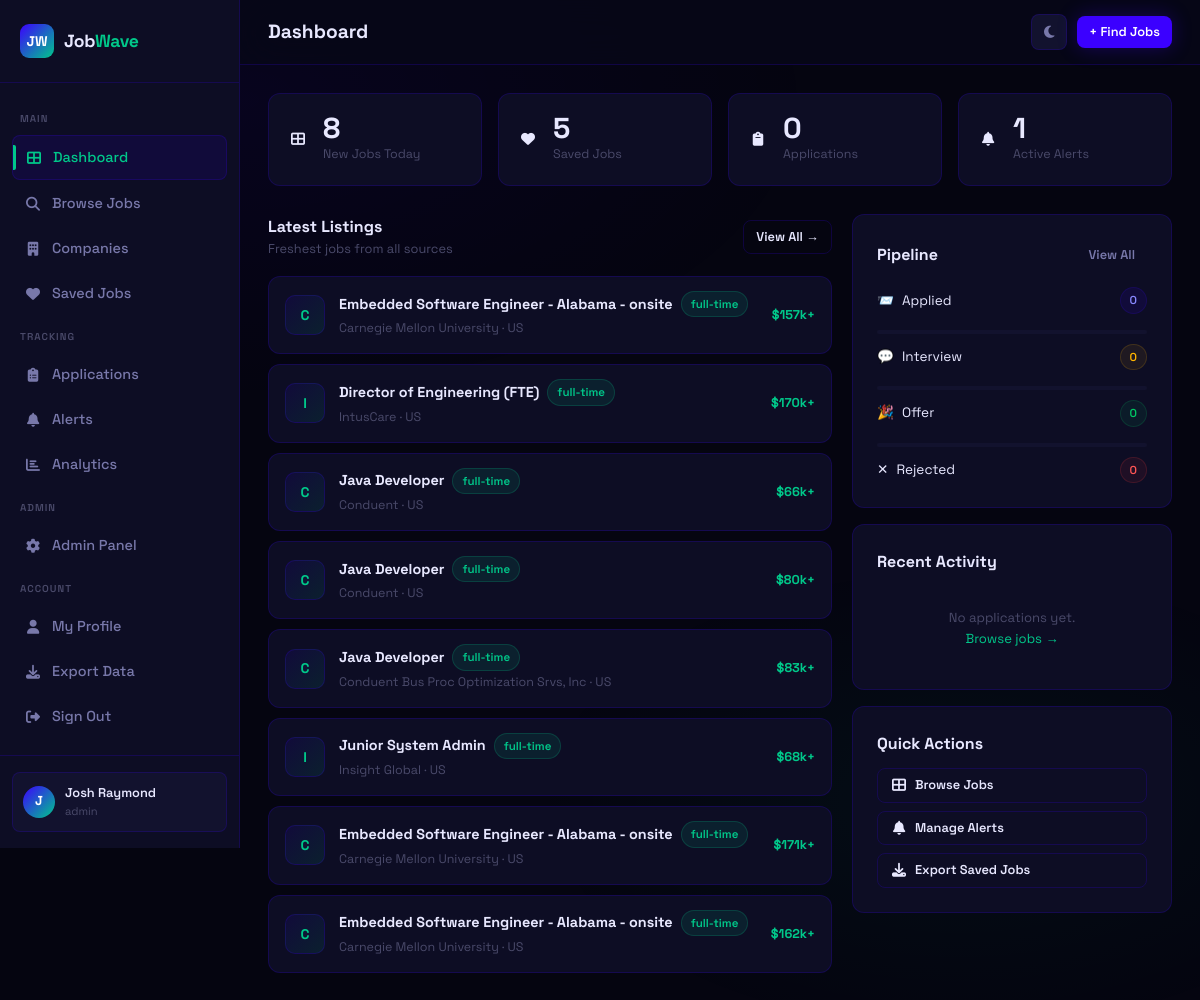
Page /dashboard (signed in) on the earlier database version.
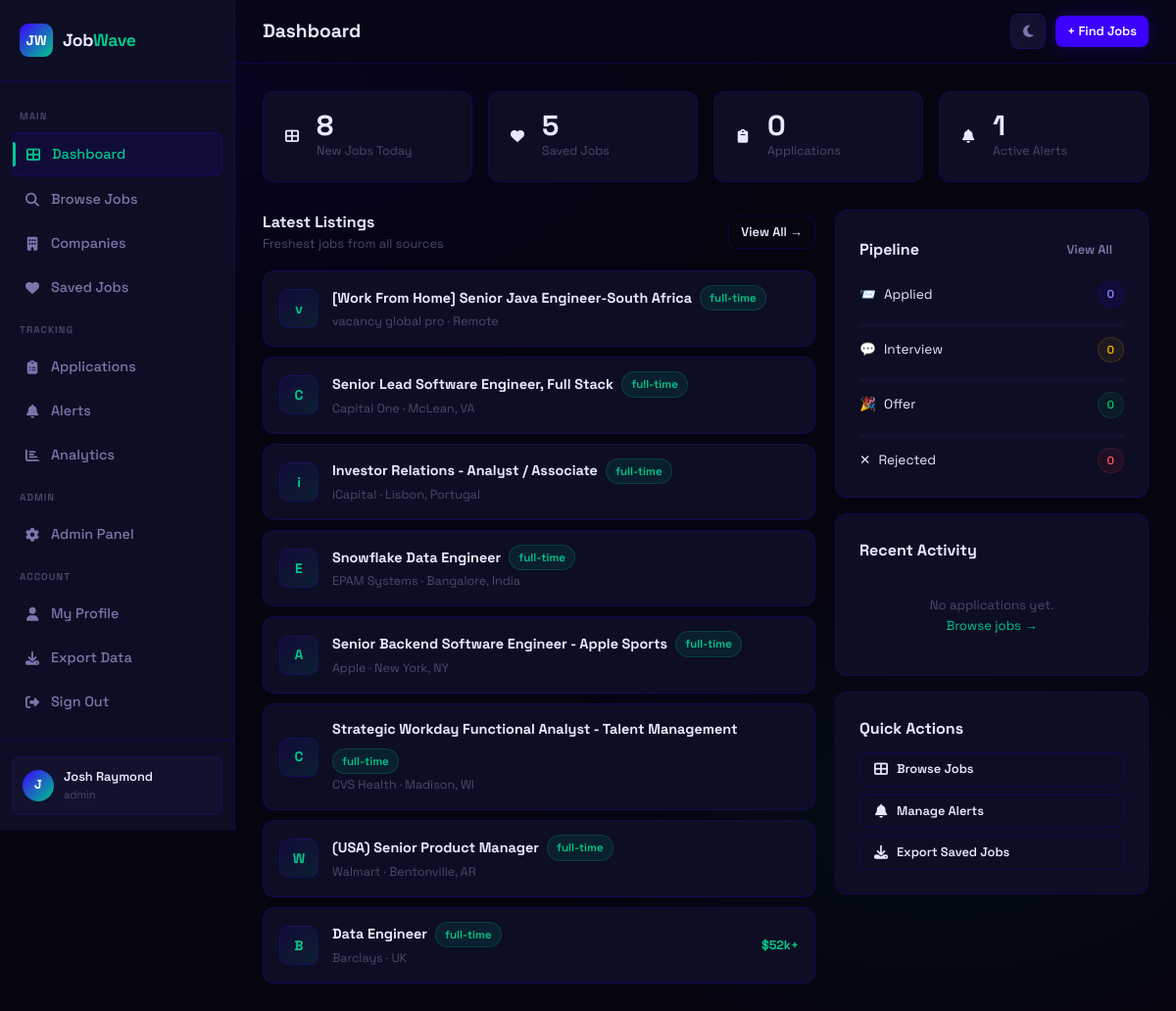
Same page on the later database version.
### app.py (models this page shows)
class Job(db.Model):
    id = db.Column(db.Integer, primary_key=True)
    title = db.Column(db.String(200), nullable=False)
    company = db.Column(db.String(200), nullable=False)
    location = db.Column(db.String(200))
    job_type = db.Column(db.String(50))          # full-time | part-time | remote | contract
    experience = db.Column(db.String(50))         # entry | mid | senior
    salary_min = db.Column(db.Integer)
    salary_max = db.Column(db.Integer)
    description = db.Column(db.Text)
    requirements = db.Column(db.Text)
    source = db.Column(db.String(100))
    source_url = db.Column(db.String(500))
    source_id = db.Column(db.String(200), unique=True)  # duplicate detection
    tags = db.Column(db.String(500))
    is_active = db.Column(db.Boolean, default=True)
    scraped_at = db.Column(db.DateTime, default=datetime.utcnow)
    posted_at = db.Column(db.DateTime)
    views = db.Column(db.Integer, default=0)

### app.py (the view)
@app.route('/dashboard')
@login_required
def dashboard():
    saved_count = SavedJob.query.filter_by(user_id=current_user.id).count()
    app_count = Application.query.filter_by(user_id=current_user.id).count()
    alert_count = Alert.query.filter_by(user_id=current_user.id, is_active=True).count()
    recent_apps = Application.query.filter_by(user_id=current_user.id)\
        .order_by(Application.applied_at.desc()).limit(5).all()
    status_counts = {}
    for status in ['applied', 'interview', 'offer', 'rejected']:
        status_counts[status] = Application.query.filter_by(user_id=current_user.id, status=status).count()
    recent_jobs = Job.query.filter_by(is_active=True).order_by(Job.scraped_at.desc()).limit(8).all()
    return render_template('dashboard.html', saved_count=saved_count, app_count=app_count,
                           alert_count=alert_count, recent_apps=recent_apps,
                           status_counts=status_counts, recent_jobs=recent_jobs)

### app.py (called while the page is built)
@login_manager.user_loader
def load_user(user_id):
    return User.query.get(int(user_id))

    @property
    def is_authenticated(self): return True

### templates/dashboard.html (shortened to what the changed rows need)
<link rel="stylesheet" href="https://cdnjs.cloudflare.com/ajax/libs/font-awesome/6.5.0/css/all.min.css">
{% extends 'base.html' %}
{% block page_title %}Dashboard{% endblock %}
{% block content %}
<div class="stagger">
  <div class="dashboard-grid">
    <div class="dashboard-main">
      <div style="display:flex;flex-direction:column;gap:10px;">
        {% for job in recent_jobs %}
        <div class="card job-row-card">
          <div class="company-logo" style="width:40px;height:40px;font-size:14px;flex-shrink:0;">{{ job.company[0] }}</div>
          <div style="flex:1;min-width:0;">
            <div style="display:flex;align-items:center;gap:8px;flex-wrap:wrap;">
              <a href="{{ url_for('job_detail', job_id=job.id) }}" style="font-weight:700;font-size:0.9rem;color:var(--text);">{{ job.title }}</a>
              <span class="badge badge-mint">{{ job.job_type or 'full-time' }}</span>
            </div>
            <div style="font-size:0.78rem;color:var(--text-muted);margin-top:2px;">{{ job.company }} · {{ job.location }}</div>
          </div>
          {% if job.salary_min %}
          <div class="job-salary-pill">${{ '{:,.0f}'.format(job.salary_min/1000) }}k+</div>
          {% endif %}
        </div>
        {% endfor %}
      </div>
    </div>
    <div class="dashboard-side">
      <div class="card">
        <div style="display:flex;flex-direction:column;gap:10px;margin-top:4px;">
          {% set statuses = [('applied','badge-indigo','📨'),('interview','badge-amber','💬'),('offer','badge-green','🎉'),('rejected','badge-red','✕')] %}
          {% for status, cls, icon in statuses %}
          {% set count = status_counts.get(status, 0) %}
          <div style="display:flex;align-items:center;justify-content:space-between;">
            <div style="display:flex;align-items:center;gap:8px;font-size:0.85rem;">
              <span>{{ icon }}</span>
              <span style="text-transform:capitalize;">{{ status }}</span>
            </div>
            <span class="badge {{ cls }}">{{ count }}</span>
          </div>
          {% if not loop.last %}
          <div class="progress">
          </div>
          {% endif %}
          {% endfor %}
        </div>
      </div>
    </div>
  </div>
</div>
{% endblock %}

Differences in the rows shown:
no longer on this page (row unchanged): Job: company "C", title "Embedded Software Engineer - Alabama - onsite", job_type "full-time", company "Carnegie Mellon University", location "US", job.salary_min/1000 "157"
no longer on this page (row unchanged): Job: company "I", title "Director of Engineering (FTE)", job_type "full-time", company "IntusCare", location "US", job.salary_min/1000 "170"
no longer on this page (row unchanged): Job: company "C", title "Java Developer", job_type "full-time", company "Conduent", location "US", job.salary_min/1000 "66"
no longer on this page (row unchanged): Job: company "C", title "Java Developer", job_type "full-time", company "Conduent", location "US", job.salary_min/1000 "80"
no longer on this page (row unchanged): Job: company "C", title "Java Developer", job_type "full-time", company "Conduent Bus Proc Optimization Srvs, Inc", location "US", job.salary_min/1000 "83"
no longer on this page (row unchanged): Job: company "I", title "Junior System Admin", job_type "full-time", company "Insight Global", location "US", job.salary_min/1000 "68"
no longer on this page (row unchanged): Job: company "C", title "Embedded Software Engineer - Alabama - onsite", job_type "full-time", company "Carnegie Mellon University", location "US", job.salary_min/1000 "171"
no longer on this page (row unchanged): Job: company "C", title "Embedded Software Engineer - Alabama - onsite", job_type "full-time", company "Carnegie Mellon University", location "US", job.salary_min/1000 "162"
added Job: company "v", title "[Work From Home] Senior Java Engineer-South Africa", job_type "full-time", company "vacancy global pro", location "Remote"
added Job: company "C", title "Senior Lead Software Engineer, Full Stack", job_type "full-time", company "Capital One", location "McLean, VA"
added Job: company "i", title "Investor Relations - Analyst / Associate", job_type "full-time", company "iCapital", location "Lisbon, Portugal"
added Job: company "E", title "Snowflake Data Engineer", job_type "full-time", company "EPAM Systems", location "Bangalore, India"
added Job: company "A", title "Senior Backend Software Engineer - Apple Sports", job_type "full-time", company "Apple", location "New York, NY"
added Job: company "C", title "Strategic Workday Functional Analyst - Talent Management", job_type "full-time", company "CVS Health", location "Madison, WI"
added Job: company "W", title "(USA) Senior Product Manager", job_type "full-time", company "Walmart", location "Bentonville, AR"
added Job: company "B", title "Data Engineer", job_type "full-time", company "Barclays", location "UK", job.salary_min/1000 "52"
